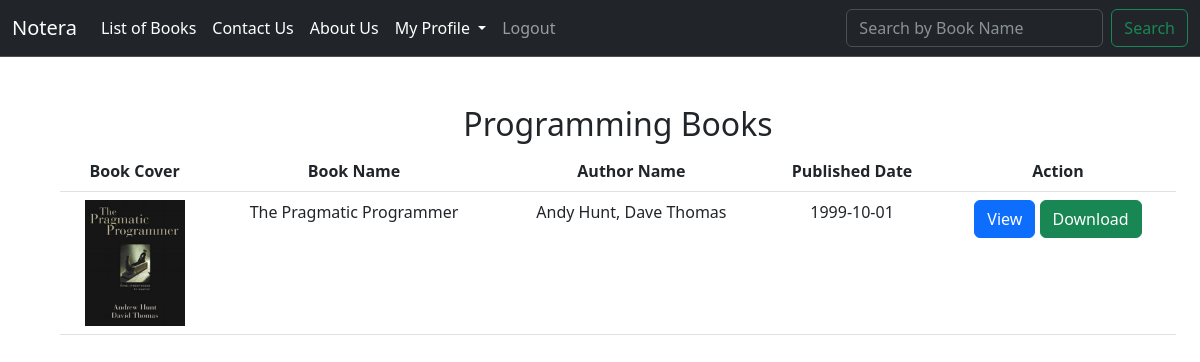
Page /programming.php on the committed database.
### tables this page shows
CREATE TABLE `images` (
  `id` int(11) NOT NULL,
  `pdf` varchar(255) NOT NULL,
  `book_cover` varchar(255) NOT NULL,
  `book_name` varchar(255) NOT NULL,
  `author_name` varchar(255) NOT NULL,
  `published_date` date NOT NULL,
  `date_added` timestamp NOT NULL DEFAULT current_timestamp(),
  `cat_id` int(11) DEFAULT NULL
);

### programming.php (the view, shortened to what this page needs)
<?php
$connection = mysqli_connect("localhost", "root", "", "pdfupload");
$category = 'programming';
$query = "SELECT * FROM images WHERE cat_id = (SELECT cat_id FROM category WHERE cat_name = ?) ORDER BY date_added DESC";
$stmt = mysqli_prepare($connection, $query);
mysqli_stmt_bind_param($stmt, "s", $category);
mysqli_stmt_execute($stmt);
$result = mysqli_stmt_get_result($stmt);
?>
<!DOCTYPE html>
<html lang="en">
<head>
    <link href="https://cdn.jsdelivr.net/npm/bootstrap@5.3.0/dist/css/bootstrap.min.css" rel="stylesheet"
>
</head>
<body>
    <nav class="navbar navbar-expand-lg bg-dark border-bottom border-bottom-dark" data-bs-theme="dark">
        <div class="container-fluid">
            <div class="collapse navbar-collapse" id="navbarSupportedContent">
                <ul class="navbar-nav me-auto mb-2 mb-lg-0">
                    <a class="navbar-brand" href="user_dashboard.php">Notera</a>
                    <li class="nav-item">
                        <a class="nav-link active" href="listofBooks.php">List of Books</a>
                    </li>
                    <li class="nav-item">
                        <a class="nav-link active" href="contact.php">Contact Us</a>
                    </li>
                    <li class="nav-item">
                        <a class="nav-link active" href="aboutus.php">About Us</a>
                    </li>
                    <li class="nav-item dropdown">
                        <a class="nav-link dropdown-toggle active" role="button" data-bs-toggle="dropdown">My Profile </a>
                    </li>
                    <li class="nav-item">
                        <a class="nav-link" role="button" href="logout.php">Logout</a>
                    </li>
                </ul>
                <form class="d-flex" action="search.php" method="post">
                    <input class="form-control me-2" type="search" placeholder="Search by Book Name" aria-label="Search" name="book_name">
                    <button class="btn btn-outline-success" type="submit">Search</button>
                </form>
            </div>
        </div>
    </nav>
    <div class="container col-12 m-5">
        <div class="col-12 m-auto">
            <h2 class="text-center">Programming Books</h2>
            <table class="table text-center">
                <tr>
                    <th>Book Cover</th>
                    <th>Book Name</th>
                    <th>Author Name</th>
                    <th>Published Date</th>
                    <th>Action</th>
                </tr>
                <?php
                while ($row = mysqli_fetch_assoc($result)) {
                    ?>
                    <tr>
                        <td><img src="admin/book_covers/<?php echo $row['book_cover'] ?>" alt="Book Cover" style="max-width: 100px;"></td>
                        <td><?php echo $row['book_name'] ?></td>
                        <td><?php echo $row['author_name'] ?></td>
                        <td><?php echo $row['published_date'] ?></td>
                        <td>
                            <a href="admin/pdf/<?php echo $row['pdf'] ?>" target="_blank" class="btn btn-primary">View</a>
                            <a href="admin/pdf/<?php echo $row['pdf'] ?>" download class="btn btn-success">Download</a>
                        </td>
                    </tr>
                    <?php
                }
                ?>
            </table>
        </div>
    </div>
</body>
</html>

### rows in the picture
images: book_cover (picture), book_name "The Pragmatic Programmer", author_name "Andy Hunt, Dave Thomas", published_date "1999-10-01"
